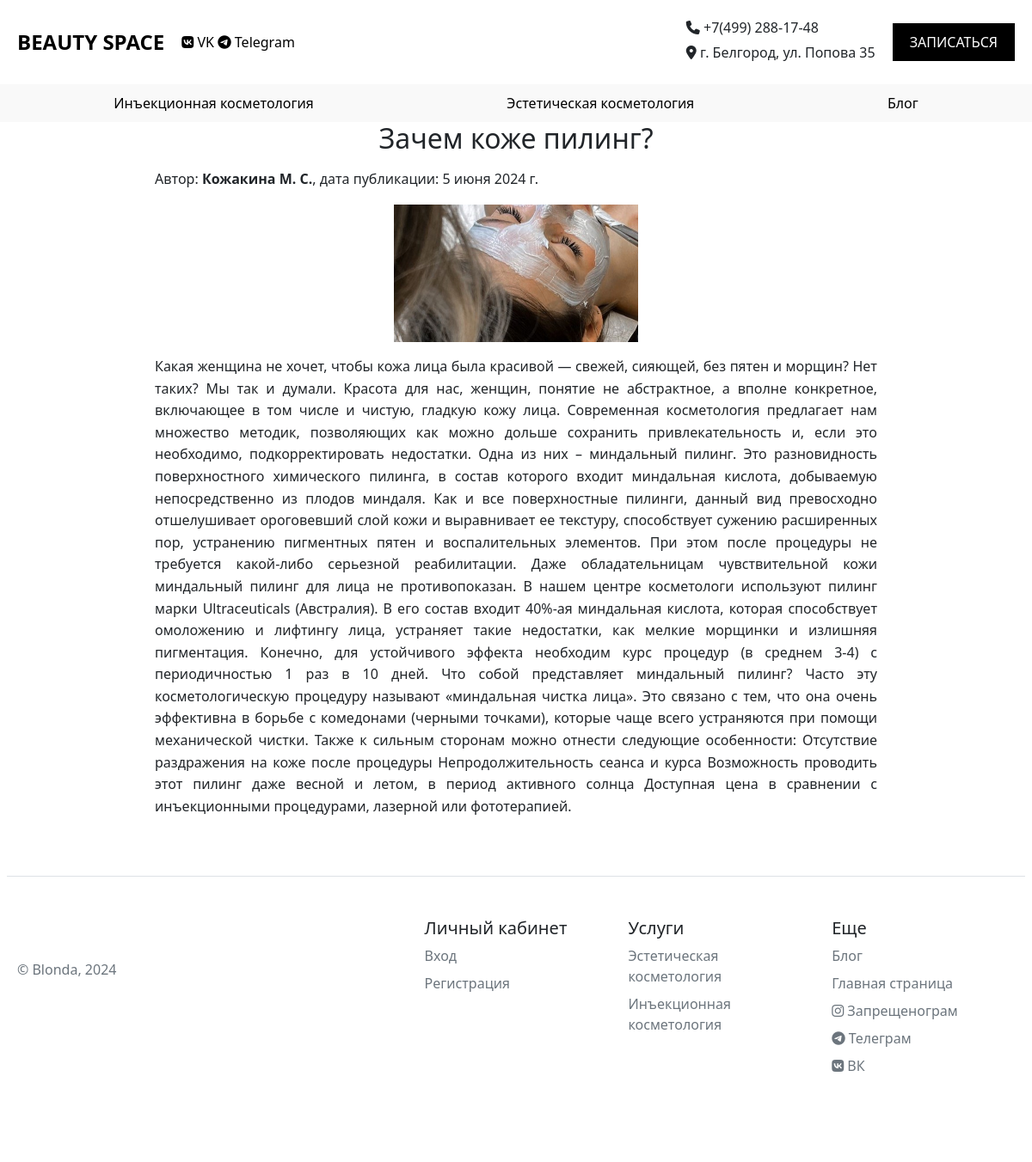
The page /blog/6/ on the database its author committed.
### main/models.py (models this page shows, shortened)
class Blog(models.Model):
    name = models.TextField('Название', blank=True, null=True)
    date = models.DateField('Дата публикации', blank=True, null=True)
    notes = models.TextField('Текст статьи', blank=True, null=True)
    image = models.ImageField('Изображение', upload_to='blog_images/', blank=True, null=True)
    author = models.TextField('Автор', blank=True, null=True)
    class Meta:
        verbose_name = 'Запись в блоге'
        verbose_name_plural = 'Записи в блоге'

### main/views.py (the view)
# urls.py: path('blog/<int:id>/', views.blog_detail, name='blog_detail')
def blog_detail(request, id):
    blog = get_object_or_404(Blog, id=id)
    return render(request, 'main/blog_detail.html', {'blog': blog})

### main/templates/main/blog_detail.html
{% extends 'main/layout.html' %}
{% load static %}
{% block content %}
<body class="blog">
        <div class="content">
            <div class="greeting">
                <h2>{{ blog.name }}</h2>
                <p>Автор: <strong>{{ blog.author }}</strong>, дата публикации: {{ blog.date }}</p>
                {% if blog.image %}
                    <img src="{{ blog.image.url }}" alt="{{ blog.name }}">
                {% endif %}
                <p>{{ blog.notes }}</p>
            </div>
        </div>
</body>
{% endblock %}

### main/static/main/stylesheet/style.css (style rules this page uses)
body { display: flex; flex-direction: column; align-items: center; justify-content: center; }
.content { max-width: 1200px; align-items: center; display: flex; flex-direction: column; }
.greeting { width: 70%; align-content: center; }
.greeting h2 { font-size: 2rem; margin-bottom: 1rem; text-align: center; }
.greeting img { display: block; max-width: 90%; height: 10rem; object-fit: cover; margin: 1rem auto; aspect-ratio: 16/9; }
.greeting p { font-size: 1rem; line-height: 1.6; text-align: justify; margin: 0.5rem 0; }
.greeting p strong { font-weight: bold; }
.greeting p:last-child { margin-bottom: 0; }

### rows shown on the page
Blog: name "Зачем коже пилинг?", author "Кожакина М. С.", date "5 июня 2024 г.", image (picture), notes "Какая женщина не хочет, чтобы кожа лица была красивой — свежей, сияющей, без пятен и морщин? Нет таких? Мы так и думали. Красота для нас, женщин, понятие не абстрактное, а вполне конкретное, включающее в том числе и чистую, гладкую кожу лица. Современная косметология предлагает нам множество методик, позволяющих как можно дольше сохранить привлекательность и, если это необходимо, подкорректировать недостатки. Одна из них – миндальный пилинг. Это разновидность поверхностного химического пилинга, в состав которого входит миндальная кислота, добываемую непосредственно из плодов миндаля. Как и все поверхностные пилинги, данный вид превосходно отшелушивает ороговевший слой кожи и выравнивает ее…"
